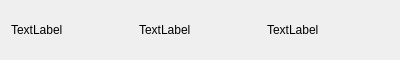
<?xml version="1.0" encoding="UTF-8"?>
<ui version="4.0">
 <class>Form</class>
 <widget class="QWidget" name="Form">
  <property name="geometry">
   <rect>
    <x>0</x>
    <y>0</y>
    <width>400</width>
    <height>60</height>
   </rect>
  </property>
  <property name="minimumSize">
   <size>
    <width>0</width>
    <height>60</height>
   </size>
  </property>
  <property name="windowTitle">
   <string>Form</string>
  </property>
  <property name="styleSheet">
   <string notr="true">Form {
	border: 1 px solid black;
	border-radius: 6px;
}</string>
  </property>
  <layout class="QHBoxLayout" name="horizontalLayout">
   <item>
    <widget class="QLabel" name="label">
     <property name="text">
      <string>TextLabel</string>
     </property>
    </widget>
   </item>
   <item>
    <widget class="QLabel" name="label_2">
     <property name="text">
      <string>TextLabel</string>
     </property>
    </widget>
   </item>
   <item>
    <widget class="QLabel" name="label_3">
     <property name="text">
      <string>TextLabel</string>
     </property>
    </widget>
   </item>
  </layout>
 </widget>
 <resources/>
 <connections/>
</ui>
